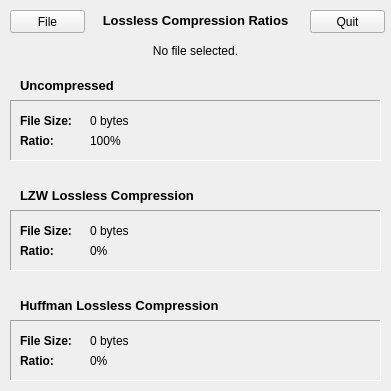
<?xml version="1.0" encoding="UTF-8"?>
<ui version="4.0">
 <class>MainWindowClass</class>
 <widget class="QMainWindow" name="MainWindowClass">
  <property name="geometry">
   <rect>
    <x>0</x>
    <y>0</y>
    <width>391</width>
    <height>391</height>
   </rect>
  </property>
  <property name="windowTitle">
   <string>CMPT 365 - Project 2.1 (tmontesa)</string>
  </property>
  <widget class="QWidget" name="centralWidget">
   <widget class="QPushButton" name="bFIle">
    <property name="geometry">
     <rect>
      <x>10</x>
      <y>10</y>
      <width>75</width>
      <height>23</height>
     </rect>
    </property>
    <property name="text">
     <string>File</string>
    </property>
   </widget>
   <widget class="QPushButton" name="pushButton_2">
    <property name="geometry">
     <rect>
      <x>310</x>
      <y>10</y>
      <width>75</width>
      <height>23</height>
     </rect>
    </property>
    <property name="text">
     <string>Quit</string>
    </property>
   </widget>
   <widget class="QFrame" name="frame">
    <property name="geometry">
     <rect>
      <x>10</x>
      <y>100</y>
      <width>371</width>
      <height>61</height>
     </rect>
    </property>
    <property name="frameShape">
     <enum>QFrame::Panel</enum>
    </property>
    <property name="frameShadow">
     <enum>QFrame::Sunken</enum>
    </property>
    <widget class="QLabel" name="label_2">
     <property name="geometry">
      <rect>
       <x>10</x>
       <y>10</y>
       <width>61</width>
       <height>21</height>
      </rect>
     </property>
     <property name="font">
      <font>
       <weight>75</weight>
       <bold>true</bold>
      </font>
     </property>
     <property name="text">
      <string>File Size:</string>
     </property>
    </widget>
    <widget class="QLabel" name="label_3">
     <property name="geometry">
      <rect>
       <x>80</x>
       <y>10</y>
       <width>281</width>
       <height>21</height>
      </rect>
     </property>
     <property name="font">
      <font>
       <weight>50</weight>
       <bold>false</bold>
      </font>
     </property>
     <property name="text">
      <string>0 bytes</string>
     </property>
    </widget>
    <widget class="QLabel" name="label_4">
     <property name="geometry">
      <rect>
       <x>80</x>
       <y>30</y>
       <width>281</width>
       <height>21</height>
      </rect>
     </property>
     <property name="font">
      <font>
       <weight>50</weight>
       <bold>false</bold>
      </font>
     </property>
     <property name="text">
      <string>100%</string>
     </property>
    </widget>
    <widget class="QLabel" name="label_5">
     <property name="geometry">
      <rect>
       <x>10</x>
       <y>30</y>
       <width>61</width>
       <height>21</height>
      </rect>
     </property>
     <property name="font">
      <font>
       <weight>75</weight>
       <bold>true</bold>
      </font>
     </property>
     <property name="text">
      <string>Ratio:</string>
     </property>
    </widget>
   </widget>
   <widget class="QLabel" name="luncompressed">
    <property name="geometry">
     <rect>
      <x>20</x>
      <y>70</y>
      <width>351</width>
      <height>31</height>
     </rect>
    </property>
    <property name="font">
     <font>
      <pointsize>10</pointsize>
      <weight>75</weight>
      <bold>true</bold>
     </font>
    </property>
    <property name="text">
     <string>Uncompressed</string>
    </property>
    <property name="alignment">
     <set>Qt::AlignLeading|Qt::AlignLeft|Qt::AlignVCenter</set>
    </property>
   </widget>
   <widget class="QLabel" name="lFilename">
    <property name="geometry">
     <rect>
      <x>20</x>
      <y>40</y>
      <width>351</width>
      <height>21</height>
     </rect>
    </property>
    <property name="font">
     <font>
      <weight>50</weight>
      <bold>false</bold>
     </font>
    </property>
    <property name="text">
     <string>No file selected.</string>
    </property>
    <property name="alignment">
     <set>Qt::AlignCenter</set>
    </property>
   </widget>
   <widget class="QLabel" name="label_7">
    <property name="geometry">
     <rect>
      <x>20</x>
      <y>180</y>
      <width>351</width>
      <height>31</height>
     </rect>
    </property>
    <property name="font">
     <font>
      <pointsize>10</pointsize>
      <weight>75</weight>
      <bold>true</bold>
     </font>
    </property>
    <property name="text">
     <string>LZW Lossless Compression</string>
    </property>
    <property name="alignment">
     <set>Qt::AlignLeading|Qt::AlignLeft|Qt::AlignVCenter</set>
    </property>
   </widget>
   <widget class="QFrame" name="frame_2">
    <property name="geometry">
     <rect>
      <x>10</x>
      <y>210</y>
      <width>371</width>
      <height>61</height>
     </rect>
    </property>
    <property name="frameShape">
     <enum>QFrame::Panel</enum>
    </property>
    <property name="frameShadow">
     <enum>QFrame::Sunken</enum>
    </property>
    <widget class="QLabel" name="label_8">
     <property name="geometry">
      <rect>
       <x>10</x>
       <y>10</y>
       <width>61</width>
       <height>21</height>
      </rect>
     </property>
     <property name="font">
      <font>
       <weight>75</weight>
       <bold>true</bold>
      </font>
     </property>
     <property name="text">
      <string>File Size:</string>
     </property>
    </widget>
    <widget class="QLabel" name="label_9">
     <property name="geometry">
      <rect>
       <x>80</x>
       <y>10</y>
       <width>281</width>
       <height>21</height>
      </rect>
     </property>
     <property name="font">
      <font>
       <weight>50</weight>
       <bold>false</bold>
      </font>
     </property>
     <property name="text">
      <string>0 bytes</string>
     </property>
    </widget>
    <widget class="QLabel" name="label_10">
     <property name="geometry">
      <rect>
       <x>80</x>
       <y>30</y>
       <width>281</width>
       <height>21</height>
      </rect>
     </property>
     <property name="font">
      <font>
       <weight>50</weight>
       <bold>false</bold>
      </font>
     </property>
     <property name="text">
      <string>0%</string>
     </property>
    </widget>
    <widget class="QLabel" name="label_11">
     <property name="geometry">
      <rect>
       <x>10</x>
       <y>30</y>
       <width>61</width>
       <height>21</height>
      </rect>
     </property>
     <property name="font">
      <font>
       <weight>75</weight>
       <bold>true</bold>
      </font>
     </property>
     <property name="text">
      <string>Ratio:</string>
     </property>
    </widget>
   </widget>
   <widget class="QLabel" name="label_16">
    <property name="geometry">
     <rect>
      <x>20</x>
      <y>290</y>
      <width>351</width>
      <height>31</height>
     </rect>
    </property>
    <property name="font">
     <font>
      <pointsize>10</pointsize>
      <weight>75</weight>
      <bold>true</bold>
     </font>
    </property>
    <property name="text">
     <string>Huffman Lossless Compression</string>
    </property>
    <property name="alignment">
     <set>Qt::AlignLeading|Qt::AlignLeft|Qt::AlignVCenter</set>
    </property>
   </widget>
   <widget class="QFrame" name="frame_3">
    <property name="geometry">
     <rect>
      <x>10</x>
      <y>320</y>
      <width>371</width>
      <height>61</height>
     </rect>
    </property>
    <property name="frameShape">
     <enum>QFrame::Panel</enum>
    </property>
    <property name="frameShadow">
     <enum>QFrame::Sunken</enum>
    </property>
    <widget class="QLabel" name="label_12">
     <property name="geometry">
      <rect>
       <x>10</x>
       <y>10</y>
       <width>61</width>
       <height>21</height>
      </rect>
     </property>
     <property name="font">
      <font>
       <weight>75</weight>
       <bold>true</bold>
      </font>
     </property>
     <property name="text">
      <string>File Size:</string>
     </property>
    </widget>
    <widget class="QLabel" name="label_13">
     <property name="geometry">
      <rect>
       <x>80</x>
       <y>10</y>
       <width>281</width>
       <height>21</height>
      </rect>
     </property>
     <property name="font">
      <font>
       <weight>50</weight>
       <bold>false</bold>
      </font>
     </property>
     <property name="text">
      <string>0 bytes</string>
     </property>
    </widget>
    <widget class="QLabel" name="label_14">
     <property name="geometry">
      <rect>
       <x>80</x>
       <y>30</y>
       <width>281</width>
       <height>21</height>
      </rect>
     </property>
     <property name="font">
      <font>
       <weight>50</weight>
       <bold>false</bold>
      </font>
     </property>
     <property name="text">
      <string>0%</string>
     </property>
    </widget>
    <widget class="QLabel" name="label_15">
     <property name="geometry">
      <rect>
       <x>10</x>
       <y>30</y>
       <width>61</width>
       <height>21</height>
      </rect>
     </property>
     <property name="font">
      <font>
       <weight>75</weight>
       <bold>true</bold>
      </font>
     </property>
     <property name="text">
      <string>Ratio:</string>
     </property>
    </widget>
   </widget>
   <widget class="QLabel" name="label_17">
    <property name="geometry">
     <rect>
      <x>90</x>
      <y>10</y>
      <width>211</width>
      <height>21</height>
     </rect>
    </property>
    <property name="font">
     <font>
      <pointsize>10</pointsize>
      <weight>75</weight>
      <bold>true</bold>
     </font>
    </property>
    <property name="text">
     <string>Lossless Compression Ratios</string>
    </property>
    <property name="alignment">
     <set>Qt::AlignCenter</set>
    </property>
   </widget>
  </widget>
 </widget>
 <layoutdefault spacing="6" margin="11"/>
 <resources>
  <include location="MainWindow.qrc"/>
 </resources>
 <connections>
  <connection>
   <sender>pushButton_2</sender>
   <signal>released()</signal>
   <receiver>MainWindowClass</receiver>
   <slot>close()</slot>
   <hints>
    <hint type="sourcelabel">
     <x>338</x>
     <y>29</y>
    </hint>
    <hint type="destinationlabel">
     <x>338</x>
     <y>4</y>
    </hint>
   </hints>
  </connection>
  <connection>
   <sender>bFIle</sender>
   <signal>released()</signal>
   <receiver>MainWindowClass</receiver>
   <slot>GetFile()</slot>
   <hints>
    <hint type="sourcelabel">
     <x>50</x>
     <y>15</y>
    </hint>
    <hint type="destinationlabel">
     <x>51</x>
     <y>4</y>
    </hint>
   </hints>
  </connection>
  <connection>
   <sender>MainWindowClass</sender>
   <signal>SendFileSize(QString)</signal>
   <receiver>label_3</receiver>
   <slot>setText(QString)</slot>
   <hints>
    <hint type="sourcelabel">
     <x>385</x>
     <y>115</y>
    </hint>
    <hint type="destinationlabel">
     <x>365</x>
     <y>123</y>
    </hint>
   </hints>
  </connection>
  <connection>
   <sender>MainWindowClass</sender>
   <signal>SendLZWSize(QString)</signal>
   <receiver>label_9</receiver>
   <slot>setText(QString)</slot>
   <hints>
    <hint type="sourcelabel">
     <x>387</x>
     <y>222</y>
    </hint>
    <hint type="destinationlabel">
     <x>366</x>
     <y>230</y>
    </hint>
   </hints>
  </connection>
  <connection>
   <sender>MainWindowClass</sender>
   <signal>SendLZWRatio(QString)</signal>
   <receiver>label_10</receiver>
   <slot>setText(QString)</slot>
   <hints>
    <hint type="sourcelabel">
     <x>387</x>
     <y>253</y>
    </hint>
    <hint type="destinationlabel">
     <x>366</x>
     <y>251</y>
    </hint>
   </hints>
  </connection>
  <connection>
   <sender>MainWindowClass</sender>
   <signal>SendHuffmanSize(QString)</signal>
   <receiver>label_13</receiver>
   <slot>setText(QString)</slot>
   <hints>
    <hint type="sourcelabel">
     <x>384</x>
     <y>333</y>
    </hint>
    <hint type="destinationlabel">
     <x>368</x>
     <y>342</y>
    </hint>
   </hints>
  </connection>
  <connection>
   <sender>MainWindowClass</sender>
   <signal>SendHuffmanRatio(QString)</signal>
   <receiver>label_14</receiver>
   <slot>setText(QString)</slot>
   <hints>
    <hint type="sourcelabel">
     <x>389</x>
     <y>367</y>
    </hint>
    <hint type="destinationlabel">
     <x>363</x>
     <y>361</y>
    </hint>
   </hints>
  </connection>
  <connection>
   <sender>MainWindowClass</sender>
   <signal>SendFilename(QString)</signal>
   <receiver>lFilename</receiver>
   <slot>setText(QString)</slot>
   <hints>
    <hint type="sourcelabel">
     <x>382</x>
     <y>50</y>
    </hint>
    <hint type="destinationlabel">
     <x>369</x>
     <y>48</y>
    </hint>
   </hints>
  </connection>
 </connections>
 <slots>
  <signal>SendFileSize(QString)</signal>
  <signal>SendLZWSize(QString)</signal>
  <signal>SendHuffmanSize(QString)</signal>
  <signal>SendLZWRatio(QString)</signal>
  <signal>SendHuffmanRatio(QString)</signal>
  <signal>SendFilename(QString)</signal>
  <slot>GetFile()</slot>
 </slots>
</ui>
